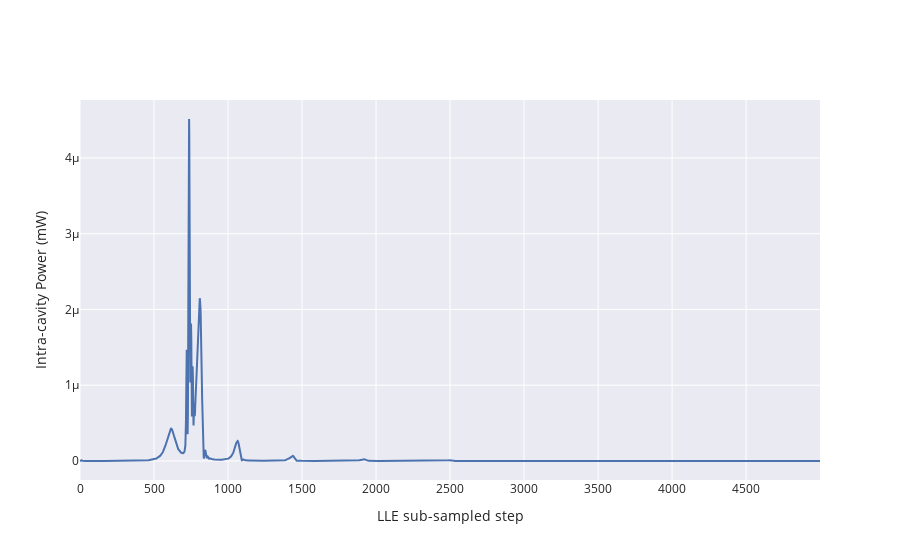

Notebook cell for this chart:
### Code cell
fig = go.Figure()

tr = go.Scatter(y=solverp1.sol.Pcomb * 1e3)

fig.add_trace(tr)
fig.update_layout(
    xaxis_title="LLE sub-sampled step", yaxis_title="Intra-cavity Power (mW)"
)
#fig.add_annotation(x=4500, y=4.9, ax=0, ay=-50, text="Single Soliton Step")
# fig.add_annotation(x=3151, y=7.6, ax=0, ay=-50, text="Two Solitons Step")
#fig.add_annotation(x=1931, y=16, ax=0, ay=80, text="Modulation Instability")
#fig.add_annotation(x=500, y=6, ax=-80, ay=-80, text="Primary Comb")
#fig.show()

### Figure 1 — Plotly figure (JSON) as saved in the notebook; plotly's stock layout.template omitted (floating-point values rounded to 4 significant figures; data arrays with more than 128 entries replaced by an {"elided": "..."} marker saying what was removed)
{"data": [{"type": "scatter", "y": {"elided": "5000 float values"}}], "layout": {"xaxis": {"title": {"text": "LLE sub-sampled step"}}, "yaxis": {"title": {"text": "Intra-cavity Power (mW)"}}}}
